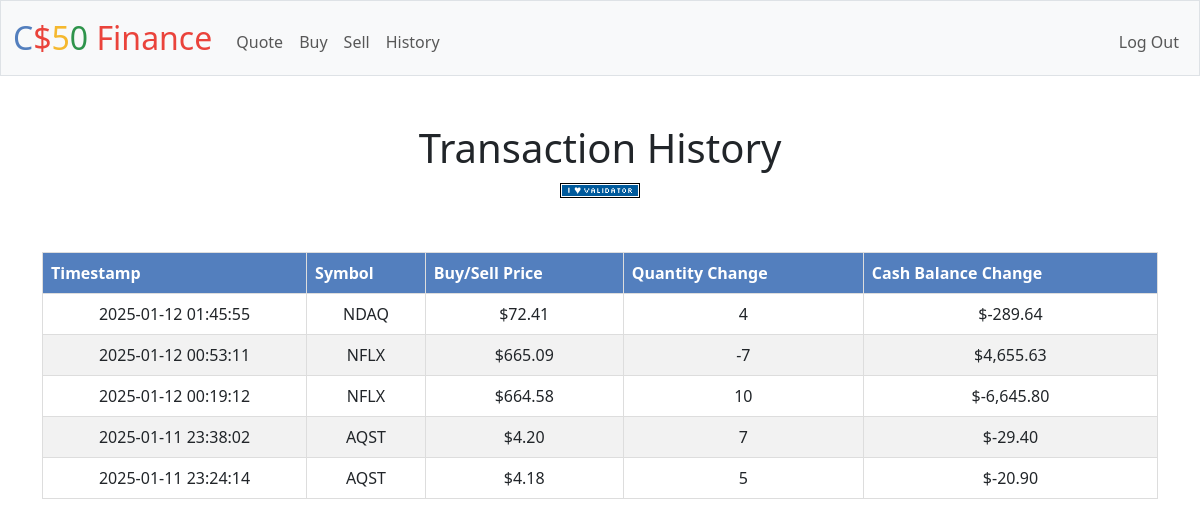
The app's page /history (signed in) with its own data.
### tables this page shows
CREATE TABLE purchases (
id INTEGER PRIMARY KEY AUTOINCREMENT NOT NULL,
timestamp DATETIME DEFAULT CURRENT_TIMESTAMP,
user_id TEXT NOT NULL,
symbol TEXT NOT NULL,
price NUMERIC NOT NULL,
quantity NUMERIC NOT NULL
);

### app.py (the view)
@app.route("/history")
@login_required
def history():
    user_id = session["user_id"]
    transactions = db.execute(
        "SELECT * FROM purchases WHERE user_id = ? ORDER BY timestamp DESC", user_id)
    user_history = []
    for entry in transactions:
        new_entry = dict()
        new_entry["timestamp"] = entry["timestamp"]
        new_entry["symbol"] = entry["symbol"]
        price = entry["price"]
        new_entry["price"] = usd(price)
        quantity = entry["quantity"]
        new_entry["quantity"] = quantity
        new_entry["balance_change"] = usd(price * quantity * -1)
        user_history.append(new_entry)
    return render_template("history.html", user_history=user_history)

### app.py (called while the page is built)
@app.after_request
def after_request(response):
    response.headers["Cache-Control"] = "no-cache, no-store, must-revalidate"
    response.headers["Expires"] = 0
    response.headers["Pragma"] = "no-cache"
    return response

### helpers.py (called while the page is built)
def login_required(f):
    @wraps(f)
    def decorated_function(*args, **kwargs):
        if session.get("user_id") is None:
            return redirect("/login")
        return f(*args, **kwargs)
    return decorated_function

def usd(value):
    return f"${value:,.2f}"

### templates/history.html (shortened to what this page needs)
{% extends "layout.html" %}
{% block main %}
    <h1>Transaction History</h1>
    <table>
        <thead>
            <tr>
                <th>Timestamp</th>
                <th>Symbol</th>
                <th>Buy/Sell Price</th>
                <th>Quantity Change</th>
                <th>Cash Balance Change</th>
            </tr>
        </thead>
        <tbody>
            {% for entry in user_history %}
            <tr>
                <td>{{ entry.timestamp }}</td>
                <td>{{ entry.symbol }}</td>
                <td>{{ entry.price }}</td>
                <td>{{ entry.quantity }}</td>
                <td>{{ entry.balance_change }}</td>
            </tr>
            {% endfor %}
        </tbody>
{% endblock %}

### templates/layout.html (shortened to what this page needs)
<!DOCTYPE html>
<html lang="en">
    <head>
        <link href="https://cdn.jsdelivr.net/npm/bootstrap@5.3.3/dist/css/bootstrap.min.css" rel="stylesheet">
        <link href="/static/styles.css" rel="stylesheet">
    </head>
    <body>
        <nav class="bg-light border navbar navbar-expand-md navbar-light">
            <div class="container-fluid">
                <a class="navbar-brand" href="/"><span class="blue">C</span><span class="red">$</span><span class="yellow">5</span><span class="green">0</span> <span class="red">Finance</span></a>
                <div class="collapse navbar-collapse" id="navbar">
                    {% if session["user_id"] %}
                        <ul class="navbar-nav me-auto mt-2">
                            <li class="nav-item"><a class="nav-link" href="/quote">Quote</a></li>
                            <li class="nav-item"><a class="nav-link" href="/buy">Buy</a></li>
                            <li class="nav-item"><a class="nav-link" href="/sell">Sell</a></li>
                            <li class="nav-item"><a class="nav-link" href="/history">History</a></li>
                        </ul>
                        <ul class="navbar-nav ms-auto mt-2">
                            <li class="nav-item"><a class="nav-link" href="/logout">Log Out</a></li>
                        </ul>
                    {% else %}
                        <ul class="navbar-nav ms-auto mt-2">
                            <li class="nav-item"><a class="nav-link" href="/register">Register</a></li>
                            <li class="nav-item"><a class="nav-link" href="/login">Log In</a></li>
                        </ul>
                    {% endif %}
                </div>
            </div>
        </nav>
        <main class="container py-5 text-center">
            {% block main %}{% endblock %}
        </main>
        <footer class="mb-5">
            <form action="https://validator.w3.org/check" class="text-center" enctype="multipart/form-data" method="post" target="_blank">
                <input alt="Validate" src="/static/I_heart_validator.png" type="image">
            </form>
        </footer>
    </body>
</html>

### static/styles.css (style rules this page uses)
nav .navbar-brand { font-size: xx-large; }
nav .navbar-brand .blue { color: #537fbe; }
nav .navbar-brand .red { color: #ea433b; }
nav .navbar-brand .yellow { color: #f5b82e; }
nav .navbar-brand .green { color: #2e944b; }
table { width: 100%; border-collapse: collapse; margin-bottom: 20px; }
th, td { border: 1px solid #ddd; padding: 8px; }
tr:nth-child(even) { background-color: #f2f2f2; }
th { background-color: #537fbe; color: white; text-align: left; }

### records on screen
purchases: timestamp "2025-01-12 01:45:55", symbol "NDAQ", price "$72.41", quantity "4", balance_change "$-289.64"
purchases: timestamp "2025-01-12 00:53:11", symbol "NFLX", price "$665.09", quantity "-7", balance_change "$4,655.63"
purchases: timestamp "2025-01-12 00:19:12", symbol "NFLX", price "$664.58", quantity "10", balance_change "$-6,645.80"
purchases: timestamp "2025-01-11 23:38:02", symbol "AQST", price "$4.20", quantity "7", balance_change "$-29.40"
purchases: timestamp "2025-01-11 23:24:14", symbol "AQST", price "$4.18", quantity "5", balance_change "$-20.90"
